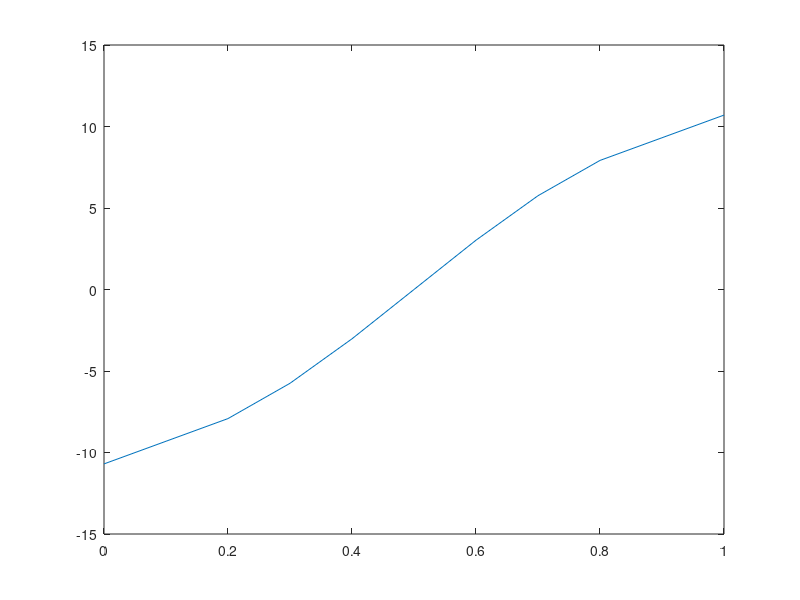

The MATLAB script that drew this image:
function d2
  clc, clear
  h = 0.1;
  x=0:h:1;
  y=cos(pi*x);
  for i=1:length(x)
    if i==1
      derv(i)=(1/h^2)*(2*y(i)-5*y(i+1)+4*y(i+2)-1*y(i+3));
    elseif i==length(x)
      derv(i)=(1/h^2)*(2*y(i)-5*y(i-1)+4*y(i-2)-1*y(i-3));
    else
      derv(i)=(1/h^2)*(y(i+1)-2*y(i)+y(i-1));
    endif
  endfor


  disp(derv);
  %plot(x,y);
  plot(x,derv)


end
